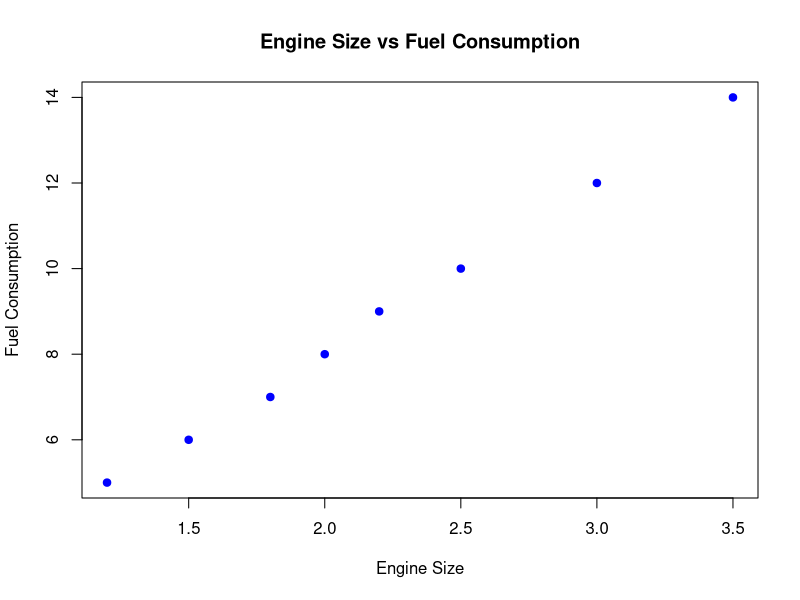

Here is the R script that generated this plot:
EngineSize <- c(1.2, 1.5, 1.8, 2.0, 2.2, 2.5, 3.0, 3.5)
FuelConsumption <- c(5, 6, 7, 8, 9, 10, 12, 14)
plot(EngineSize, FuelConsumption,
     main = "Engine Size vs Fuel Consumption",
     xlab = "Engine Size",
     ylab = "Fuel Consumption",
     col = "blue",
     pch = 19)
cor(EngineSize, FuelConsumption)
